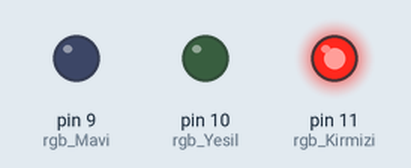
A sketch run on a simulated Arduino Uno, built with avr-gcc and run on an emulated ATmega328P. On the bench: output pins drawn as LEDs (lit = HIGH).

Above: at 0.2 s.
At 1.2 s:
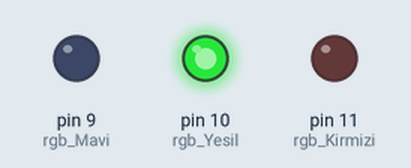
At 2.2 s:
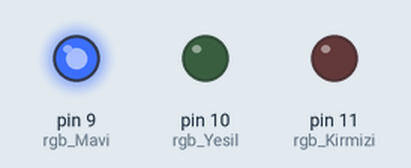
At 5.7 s:
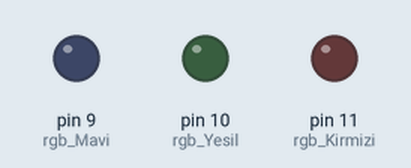
Timing chart, 0 to 6.9 s (numbered marks = the images above):
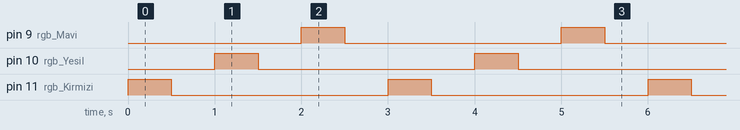

The sketch:

Kod.ino
```cpp
int rgb_Kirmizi=11;
int rgb_Yesil=10;
int rgb_Mavi=9;
int sure = 500;
void setup() {
  pinMode(rgb_Kirmizi,OUTPUT);
  pinMode(rgb_Yesil,OUTPUT);
  pinMode(rgb_Mavi,OUTPUT);
}
void loop() {
  digitalWrite(rgb_Kirmizi,1);
  delay(sure);
  digitalWrite(rgb_Kirmizi,0);
  delay(sure);
  digitalWrite(rgb_Yesil,1);
  delay(sure);
  digitalWrite(rgb_Yesil,0);
  delay(sure);
  digitalWrite(rgb_Mavi,1);
  delay(sure);
  digitalWrite(rgb_Mavi,0);
  delay(sure);
}
```

Measured:
- by itself, pin 9 (rgb_Mavi), pin 10 (rgb_Yesil), pin 11 (rgb_Kirmizi): alternates HIGH for 0.50 s and LOW for 2.5 s
- by itself, everything shown: repeats every 3.0 s, in 6 steps
